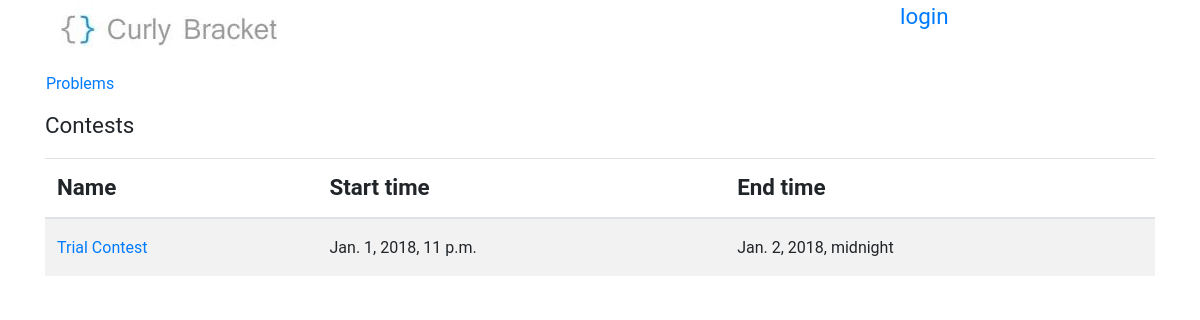
The app's page /contests/, older data.
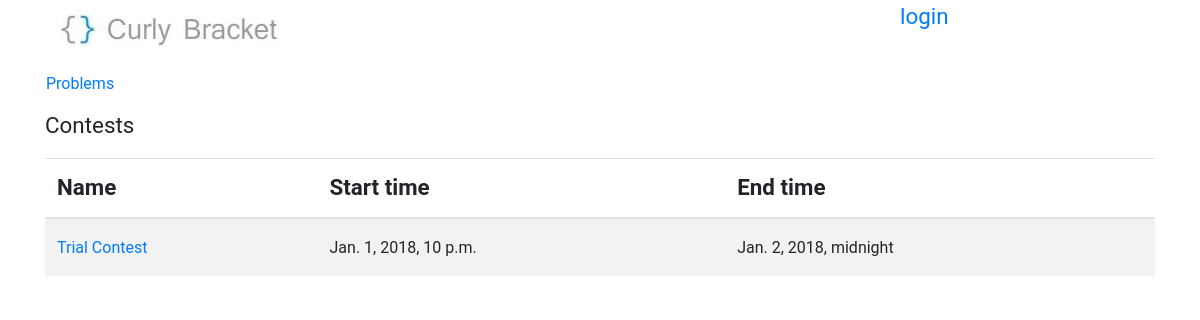
The same page, newer data.
### BracketsOJ/models.py (models this page shows, shortened)
class contest(models.Model):
    name = models.CharField(max_length=50)
    start_date = models.DateTimeField()
    end_date = models.DateTimeField(blank=True,null=True)

### BracketsOJ/views.py (the view)
# urls.py: re_path(r'contests/?', views.contestsView, name='contests'),
def contestsView(request):
    contests = contest.objects.all()
    try:
        return render(request, 'contests.html', {'contests': contests})
    except:
        raise SuspiciousOperation()

### templates/contests.html (shortened to what this page needs)
{% extends "base.html" %}
{% block content %}
        <div>
            <nav class="row nav problem-text">
                <a class="nav-link" href="{% url 'problems' %}">Problems</a>
            </nav>
        </div>
        <div>
            <p>Contests</p>
            <div class="table-responsive">
                <table class="table table-striped">
                    <thead>
                        <tr>
                            <th colspan="2">
                                 Name
                            </th>
                            <th>
                                Start time
                            </th>
                            <th>
                                End time
                            </th>
                        </tr>
                    </thead>
                    <tbody class="problem-text">
                    {% load tz %}
                    {% for contest in contests %}
                        <tr>
                            <td colspan="2">
                                <a href="{% url 'dashboard' contest_id=contest.id %}">{{ contest.name }}</a>
                            </td>
                            <td>
                                {{ contest.start_date|localtime }}
                            </td>
                            <td>
                                {{ contest.end_date|localtime }}
                            </td>
                        </tr>
                    {% endfor %}
                    </tbody>
                </table>
            </div>
        </div>
{% endblock content %}

Row changes from the older to the newer data that the page shows:
changed contest "Trial Contest": start_date "Jan. 1, 2018, 11 p.m." → "Jan. 1, 2018, 10 p.m."
